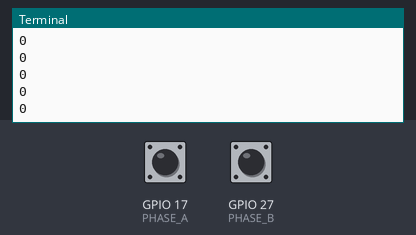
Bench run of a program on a simulated Raspberry Pi (BCM pin numbers). Parts: the last lines printed to the terminal. The test bench sets the inputs (shaded band); at power-on: GPIO 17 (PHASE_A) HIGH, GPIO 27 (PHASE_B) HIGH.

Above: at 1.2 s.
1.3 s: GPIO 17 (PHASE_A) pulled LOW for 0.15 s
At 1.31 s:
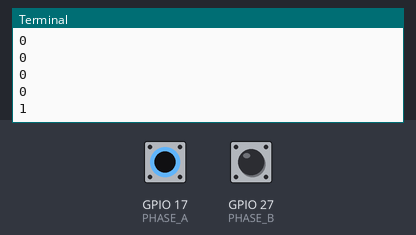
2.9 s: GPIO 17 (PHASE_A) pulled LOW for 1 s
At 2.91 s:
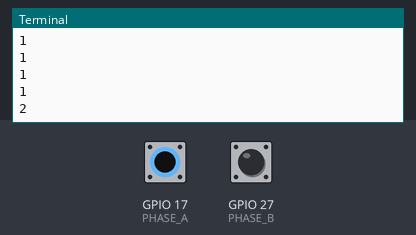
Timing chart, 0 to 5.9 s (numbered marks = the images above; inputs shaded):
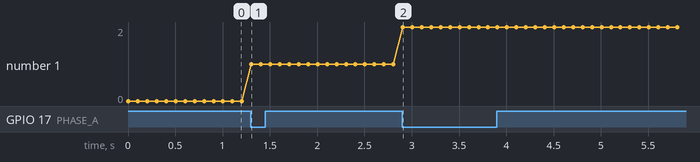

The program:

encoder.py
```python
import pigpio
import time

PHASE_A = 17
PHASE_B = 27
INTERVAL = 0.1


def phase_changed(gpio, level, tick):
    global position
    position += 1 if pi.read(PHASE_B) == 1 else -1


pi = pigpio.pi()

pi.set_mode(PHASE_A, pigpio.INPUT)
pi.set_mode(PHASE_B, pigpio.INPUT)
pi.set_pull_up_down(PHASE_A, pigpio.PUD_UP)
pi.set_pull_up_down(PHASE_B, pigpio.PUD_UP)

pi.callback(PHASE_A, pigpio.FALLING_EDGE, phase_changed)

position = 0
try:
    while True:
        print(position)
        time.sleep(INTERVAL)
except KeyboardInterrupt:
    pass

pi.stop()
```

Measured:
- after the input at 1.3 s, the terminal: prints a new line at once (image 1)
- after the input at 2.9 s, the terminal: prints a new line at once (image 2)
- plotted number 1: 0 → 1 after the input at 1.3 s, 1 → 2 after the input at 2.9 s
